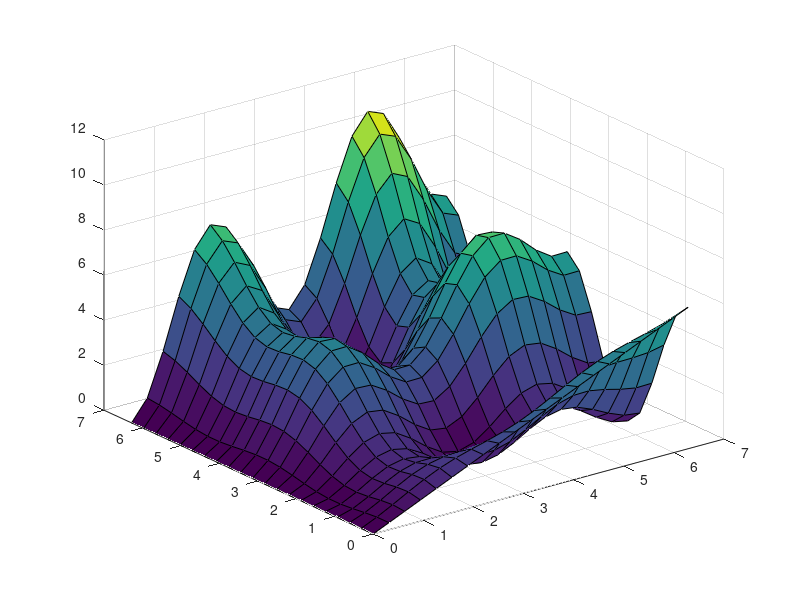

Reproduce this figure in MATLAB.
%Przykład10_2 Obliczanie całki podwójnej za pomocą funkcji dblquad 

x=[0:pi/10:2*pi];
y=[0:pi/10:2*pi];
[x,y]=meshgrid(x,y); 
z=y.*sin(x).^2+x.*cos(y).^2; 
surf(x,y,z); 
Q = dblquad(inline('y.*sin(x).^2+x.*cos(y).^2'), 0, 2*pi, 0, 2*pi); 
disp(['Wartość całki podwójnej wynosi ', num2str(Q)])